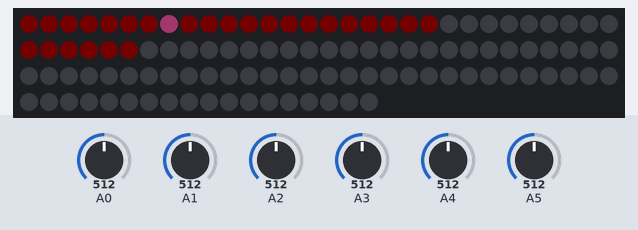
This sketch was run on a simulated Arduino Leonardo, built with avr-gcc and run on an emulated ATmega32U4. Shown: 108 RGB LEDs in strip order, left to right, continuing on the next row. The test bench sets the inputs (shaded band); at power-on: A0 = 512, A1 = 512, A2 = 512, A3 = 512, A4 = 512, A5 = 512. Dim RGB values are drawn brighter than linear.

Above: at 1.2 s.
1.3 s: A0 set to 716
2.8 s: A1 set to 716
4.3 s: A0 set to 992
5.8 s: A0 set to 30
7.3 s: A1 set to 306
8.8 s: A1 set to 30
Timing chart, 0 to 11.3 s (numbered marks = the images above; inputs shaded):
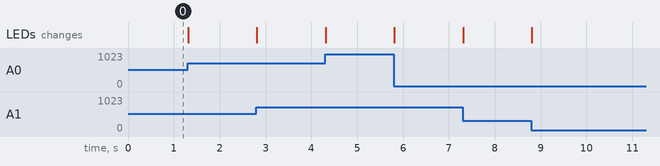

The sketch:

LoopControllerQue.ino
```cpp
// include the ResponsiveAnalogRead library
#include <ResponsiveAnalogRead.h>

// make a ResponsiveAnalogRead objects, pass in the pins, and either true or false depending on if you want sleep enabled
// enabling sleep will cause values to take less time to stop changing and potentially stop changing more abruptly,
//   where as disabling sleep will cause values to ease into their correct position smoothly and more accurately

bool analogSleep = true;
ResponsiveAnalogRead analog[] = {
  ResponsiveAnalogRead(A0, analogSleep),
  ResponsiveAnalogRead(A1, analogSleep),
  ResponsiveAnalogRead(A2, analogSleep),
  ResponsiveAnalogRead(A3, analogSleep),
  ResponsiveAnalogRead(A4, analogSleep),
  ResponsiveAnalogRead(A5, analogSleep),
  };

//ResponsiveAnalogRead analogOne(A0, true);
//ResponsiveAnalogRead analogTwo(A1, true);

#define analogObjectsQuantity  sizeof(analog) / sizeof(analog[0])

float rad[analogObjectsQuantity/2]; // because 2 analogs per pot
float lastrad[analogObjectsQuantity/2];
float radstep[analogObjectsQuantity/2];

// the next optional argument is snapMultiplier, which is set to 0.01 by default
// you can pass it a value from 0 to 1 that controls the amount of easing
// increase this to lessen the amount of easing (such as 0.1) and make the responsive values more responsive
// but doing so may cause more noise to seep through if sleep is not enabled

int analogResolution = 1024;  // how many bits ADC

int precision = 180; // Presision for degrees/

//----------------------------------------------------------------------------------------------------------- ANALOG360 Variables


// A basic everyday NeoPixel strip test program.


// NEOPIXEL BEST PRACTICES for most reliable operation:
// - Add 1000 uF CAPACITOR between NeoPixel strip's + and - connections.
// - MINIMIZE WIRING LENGTH between microcontroller board and first pixel.
// - NeoPixel strip's DATA-IN should pass through a 300-500 OHM RESISTOR.
// - AVOID connecting NeoPixels on a LIVE CIRCUIT. If you must, ALWAYS
//   connect GROUND (-) first, then +, then data.
// - When using a 3.3V microcontroller with a 5V-powered NeoPixel strip,
//   a LOGIC-LEVEL CONVERTER on the data line is STRONGLY RECOMMENDED.
// (Skipping these may work OK on your workbench but can fail in the field)

#include "MIDIUSB.h"
#include <Adafruit_NeoPixel.h>
#ifdef __AVR__
#include <avr/power.h> // Required for 16 MHz Adafruit Trinket
#endif

// Which pin on the Arduino is connected to the NeoPixels?
// On a Trinket or Gemma we suggest changing this to 1:
#define LED_PIN    6

// How many NeoPixels are attached to the Arduino?
#define LED_COUNT 108

// Declare our NeoPixel strip object:
int wait = 30;
//float rad[3];
//float lastrad[3];
//float radstep[3];
float relative[3] = {0.6, 0.6, 0.6};

float lastval;
int receivedPitchBend;
bool pitchBendReceived;

unsigned long previousMillis = 0;        //FPS
const long interval = 10;

//ResponsiveAnalogRead analogOne(A0, true);
//ResponsiveAnalogRead analogTwo(A1, true);

Adafruit_NeoPixel strip(LED_COUNT, LED_PIN, NEO_GRB + NEO_KHZ800);
// Argument 1 = Number of pixels in NeoPixel strip
// Argument 2 = Arduino pin number (most are valid)
// Argument 3 = Pixel type flags, add together as needed:
//   NEO_KHZ800  800 KHz bitstream (most NeoPixel products w/WS2812 LEDs)
//   NEO_KHZ400  400 KHz (classic 'v1' (not v2) FLORA pixels, WS2811 drivers)
//   NEO_GRB     Pixels are wired for GRB bitstream (most NeoPixel products)
//   NEO_RGB     Pixels are wired for RGB bitstream (v1 FLORA pixels, not v2)
//   NEO_RGBW    Pixels are wired for RGBW bitstream (NeoPixel RGBW products)


// setup() function -- runs once at startup --------------------------------

void setup() {
  // These lines are specifically to support the Adafruit Trinket 5V 16 MHz.
  // Any other board, you can remove this part (but no harm leaving it):
#if defined(__AVR_ATtiny85__) && (F_CPU == 16000000)
  clock_prescale_set(clock_div_1);
#endif
  // END of Trinket-specific code.
  //potFromPotSetup();

  analog360initialize();


  Serial.begin(115200);

  strip.begin();           // INITIALIZE NeoPixel strip object (REQUIRED)
  strip.show();            // Turn OFF all pixels ASAP
  strip.setBrightness(255); // Set BRIGHTNESS to about 1/5 (max = 255)
}


// loop() function -- runs repeatedly as long as board is on ---------------

  void loop() {

  //receiveMIDI();
  receivedPitchBend = receivePitchBend(0);

calculateRads();
calculateRadsteps();

  // get midi from usb and set it to current bufffer (override the relative) if it changed
  if(pitchBendReceived)
  {
    float pbr = float(receivedPitchBend);
    relative[0] = map (pbr, 0, 16383, -129, 139);
    pitchBendReceived = LOW;
  }
   //pitchBendReceived = LOW;

  relative[0] = relative[0] + radstep[0];
  relative[0] = constrain(relative[0], -129, 139);
  //Serial.print( relative[0] );
  //if ( relative[0] > 180.6 ) relative[0] = 180.6; //because of round
  //if ( relative[0] < -179.4 ) relative[0] = -179.4; //because of round to int
  float ralfine = relative[0]*1000;
  float pitchb = map(ralfine/10, -12900, 13900, 0, 16383);


  unsigned long currentMillis = millis();  //fps limit

  if (currentMillis - previousMillis >= interval)
  {
      // save the last time you blinked the LED
    previousMillis = currentMillis;

     if (pitchb != lastval) // avoid sending repetative midi data
     {
        pitchBend(0, (int) pitchb );
        //Serial.println( relative[0] );
        //Serial.println ((int)pitchb);
        lastval = pitchb;
     }
}


  //relative[0] = relative[0] * -1;

//  Serial.print( rad[0] );
//  Serial.print( "\t");
//  Serial.print( radstep[0] );
//  Serial.print( "\t");
//  Serial.print( relative[0] );
//  Serial.print( "\t");
//  Serial.print( "\t");
//
//  Serial.print( rad[1] );
//  Serial.print( "\t");
//  Serial.print( rad[2] );
//  Serial.println( "\t");

  //Serial.println( readVcc(), DEC );

  int x = 0;
  int constrL = 4;
  int constrR = 30;

  for (int i = 0 ; i < 36; i++) //display scanner; value input must range in 36 leds
  {
    //x = 35- (rad[0]/10 + 17); //absolute radian display; absolute ranges from -180 to 180
    x = relative[0] / 10 + 17; //relative ranges from 0 to 360
    if (i >= constrL && i <= constrR)
    {
      if (x == i) //if display scan position matches value, light up marker
      {
        strip.setPixelColor(shiftPhase( i, 36, -10), strip.Color(36,12,24));//6, 2, 4));       //  Set pixel's color (in RAM)
      }
      else
      {
        strip.setPixelColor(shiftPhase( i, 36, -10), strip.Color(1, 0, 0));       //  Set pixel's color (in RAM)
      }
    }
  }
  strip.show();
  //delay(wait);                           //  Pause for a moment
  lastrad[0] = rad[0];
  lastrad[1] = rad[1];
  lastrad[2] = rad[2];
}

long readVcc() {
  long result;
  // Read 1.1V reference against AVcc
  ADMUX = _BV(REFS0) | _BV(MUX3) | _BV(MUX2) | _BV(MUX1);
  delay(2); // Wait for Vref to settle
  ADCSRA |= _BV(ADSC); // Convert
  while (bit_is_set(ADCSRA, ADSC));
  result = ADCL;
  result |= ADCH << 8;
  result = 1125300L / result; // Back-calculate AVcc in mV
  return result;
}

int shiftPhase( int val, int maxVal, int shift) // shift cant be more then maxVal
{
  int shiftedVal = val + shift;

  if (shiftedVal >= maxVal) shiftedVal = shiftedVal - maxVal;
  if (shiftedVal < 0) shiftedVal = shiftedVal + maxVal;

  return shiftedVal;

}
```

360pots.ino
```cpp
//int precision=1;
//int rad[6];
//int lastrad[6];
int potBank;

float ReadPotRad (int x, int y, int precisioun) // int x and int y are the raw analog readings of doublepot, precision can by any size around 1608 is native. 350 could srand for degrees.
{
  float rad = atan2(x-511, y-511) * precision / 3.14159265359  ; // calculation of pot position in radiants x precision.
  return rad;
}

void potFromPotSetup() // this was as inittialization of variables from the reading int the setup but since in this case reading is happening after setup, it should be ran once and from variables stored in muxBank.
{
    rad[0] = ReadPotRad (analogRead(A2), analogRead(A3), precision);
    rad[1] = ReadPotRad (analogRead(A0), analogRead(A1), precision);

  //for(int i=0; i<sizeof( lastrad ) / sizeof( float ); i++) lastrad[i] = rad[i];
}

void potFromPotLoop() // from loop
{
  rad[0] = ReadPotRad (analogRead(A2), analogRead(A3), precision);
  rad[1] = ReadPotRad (analogRead(A0), analogRead(A1), precision);


    int i = rad[0]/50+5;
   // potBank += potChange (lastrad[1], rad[1], precision);

  //for(int i=0; i<sizeof( lastrad ) / sizeof( float ); i++) lastrad[i] = rad[i];
}

// this one takes inputs processed by ReadPotRad function( last RAD value, current RAD Value, Precision would be 16383 as well ReadPotRad should have the same precision )
// it outputs the amount of steps changed since last time. Then after that change should be filtered, added or substracted from bank value which is received from midi input.
float potChange (float vOLD, float vNEW, int vPRECISION) // tab was called relative pot mapping // dual pot maping. ino from electronics folder in Controller Q is the originalle
{
  float output = 0;

  if (vOLD > 0 && vNEW < 0)
  {
    output = -2*vPRECISION+vOLD-vNEW;

    return output;
  }

  if (vOLD < 0 && vNEW > 0)
  {
    output = 2*vPRECISION+vOLD-vNEW;

    return output;
  }
  else
    output = vNEW - vOLD;

    return output;

}

void rotaryPot() // function for 360 deg rotary as potentiometer
{

}

void rotaryEncoder() // function to use rotary as encoder  - this is pretty useless as it can only be used as CC (maybe good because you can chnage precision in software instead)
{

}

//// !!!! implement pointers in order for this function could directly manipulate variable of lastmuxVal which is stored outside  !!!!
// http://forum.arduino.cc/index.php?topic=223029.msg1617034#msg1617034

int noiseReduction (int& lastmuxVal, int muxVal ) // for loop runs outside, reduces noise by using delta +/- 2 and mapping it to 14 bit from 10 bit by bitshift.
  {
    if (lastmuxVal +1 != muxVal && lastmuxVal -1 != muxVal && lastmuxVal != muxVal && lastmuxVal +2 != muxVal && lastmuxVal -2 != muxVal) // do not send if value have changed only +- 1  = prevent sending all the time //
    {
    lastmuxVal = muxVal; //save last reading
    return muxVal << 4 ;   // return as well maps from 10 bit to 14 bit
    }

    else if (lastmuxVal != muxVal && muxVal == 0) // send zero for sure, once
    {
    lastmuxVal = muxVal; //save last reading
    return muxVal << 4 ;   // as well maps from 10 bit to 14 bit
    }

    else if (lastmuxVal != muxVal && muxVal == 1023) // send maximum for sure, once
    {

    lastmuxVal = muxVal; //save last reading
    return 16383 ;   // as well maps from 10 bit to 14 bit
    }
  }
```

Analog360.ino
```cpp
void analog360initialize()
{
  for (int i = 0; i< analogObjectsQuantity ; i++)
  {
    analog[i].setAnalogResolution(analogResolution);
  }
  calculateRads();

  for (int i = 0; i< analogObjectsQuantity/2 ; i++)
  {
    lastrad[i] = rad[i];
  }

}


void analog360loop()
{

}


void calculateRads()
{
  for (int i = 0; i< analogObjectsQuantity ; i++)
  {
    analog[i].update();
  }

  for (int i = 0; i< analogObjectsQuantity/2 ; i++)
  {
    rad[i] = atan2(analog[i*2].getValue() - analogResolution/2 - 1, analog[i*2+1].getValue() - analogResolution/2 - 1) * precision / 3.14159265359;
  }

}

void calculateRadsteps()
{
  for (int i = 0; i< analogObjectsQuantity/2 ; i++)
  {
    radstep[i] = lastrad[i] - rad[i];
    if (radstep[i] >  300) radstep[i] =  radstep[i] - 360;  // this one is for looping
    if (radstep[i] < -300) radstep[i] =  radstep[i] + 360;
  }
}


//Analog functions
// analog.update(); // on each loop update analog and denoise
//if(analog.hasChanged()) { // if analog has changed execute update
//    Serial.print(analog.getValue()); //the filtered analog value
//    Serial.print(analog.getRawValue()); //the raw analog read value
//  }
```

ToDo.ino
```cpp
/*

Implement:
values math updated only if analog values changed.

[Done] Led phase mapping start end led

figure out that 0.5 thing shift is it float to integer? should round it or wtf 0 must be center

august2019

Glitch low fps fixed with midi flush

Still there is some delay perhabs because of computation either noise reduction or just transfer lag?

[done] delay might be because of midi buffer overflow, so try to implement limited FPS for midi


BUGS >>> if serial port opened and later closed, device is frozen, works only when serial is open again < this happends if serial print messages are used. so kinda need to monitor if serial is open then serial messages sent otherwise not.


Structure:

1. ADC denoising and parameters : HowManyBits configuration 10/ 12/ 16 and output value should be something common like 16 bit value or 0 - 1 float.
2. Rotary position math : two input values per pot, and output of absolute position and relative motion vector. Output of 16 bit either 0 - 1 float.
3. USB communication functions:
    MIDI output - PitchBend, CC absolute, Encoder CC with vector;
    MIDI input -  PitchBend, CC absolute, Note in
    MIDI modes - in out related, and separate

   Serial protocols for debugging and for communication.
   HID - Mouse Absolue/Relative, Keyboard, Media controll (volume), Joystick X, Y Abs/Rel,

4. Display module incl the display functions for : absolute position in display, relative position display, display rotation(offset), display animation, fades
    Librery independant so it could work with both, Adafruit library, Fastled or any other.
    Display modes:
      Marker led digital shift, or led blend digital vs analog smooth fading test ! for precision view
      Absolute single color ring, another color marker.
      Limited pot style color range, another color marker.
      Limited pot style color gradient range, and constant color marker.
      Limited pot style start marker, end marker and range indicator light up anmount of leds equivalent. can have inverse mode or center mode (for pan for example)

     `Predefined rotating array indicators which can be uploaded and stored in custom banks.
     Settings and arrays could be defined by serial or midi comands from processing or other software


 */
```

USBmidi.ino
```cpp
void pitchBend(byte channel, int bit14Pitch)
{
  midiEventPacket_t pitchBend = {0x0E, 0xE0 | channel, bit14Pitch % 128, bit14Pitch / 128};
  MidiUSB.sendMIDI(pitchBend);
  MidiUSB.flush(); // < important to send imediatelly
}

int receivePitchBend(byte channel)
{
  int pitchBendVal = 0;
  byte usbmidiHeader = 0x0E; //pitch bend command
  byte midiCh = 0xE0 | channel;

midiEventPacket_t rx;
  do {
    rx = MidiUSB.read();
    if (rx.header != 0) {

//      Serial.print("Received: ");
//      Serial.print(rx.header, HEX);
//      Serial.print("-");
//      Serial.print(rx.byte1, HEX);
//      Serial.print("-");
//      Serial.print(rx.byte2, HEX);
//      Serial.print("-");
//      Serial.println(rx.byte3, HEX);

      if (rx.header == usbmidiHeader && rx.byte1 == midiCh)
      {
        pitchBendReceived = HIGH;
        pitchBendVal = rx.byte3*128 + rx.byte2;
      }

      //Serial.println(pitchBendVal);
    }
  } while (rx.header != 0);

return  pitchBendVal;
}

void receiveMIDI()
{
midiEventPacket_t rx;
  do {
    rx = MidiUSB.read();
    if (rx.header != 0) {
      Serial.print("Received: ");
      Serial.print(rx.header, HEX);
      Serial.print("-");
      Serial.print(rx.byte1, HEX);
      Serial.print("-");
      Serial.print(rx.byte2, HEX);
      Serial.print("-");
      Serial.println(rx.byte3, HEX);
    }
  } while (rx.header != 0);
}


//Unused ones------------------------------------------------------

// First parameter is the event type (0x09 = note on, 0x08 = note off).
// Second parameter is note-on/note-off, combined with the channel.
// Channel can be anything between 0-15. Typically reported to the user as 1-16.
// Third parameter is the note number (48 = middle C).
// Fourth parameter is the velocity (64 = normal, 127 = fastest).


// First parameter is the event type (0x0B = control change).
// Second parameter is the event type, combined with the channel.
// Third parameter is the control number number (0-119).
// Fourth parameter is the control value (0-127).

void noteOn(byte channel, byte pitch, byte velocity)
{
  midiEventPacket_t noteOn = {0x09, 0x90 | channel, pitch, velocity};
  MidiUSB.sendMIDI(noteOn);
}

void noteOff(byte channel, byte pitch, byte velocity)
{
  midiEventPacket_t noteOff = {0x08, 0x80 | channel, pitch, velocity};
  MidiUSB.sendMIDI(noteOff);
}

void controlChange(byte channel, byte control, byte value)
{
  midiEventPacket_t event = {0x0B, 0xB0 | channel, control, value};
  MidiUSB.sendMIDI(event);
}

void pitchBend(byte channel, byte pitch, byte pitchPrecise)
{
  midiEventPacket_t pitchBend = {0x0E, 0xE0 | channel, pitch, pitchPrecise};
  MidiUSB.sendMIDI(pitchBend);
}
```
